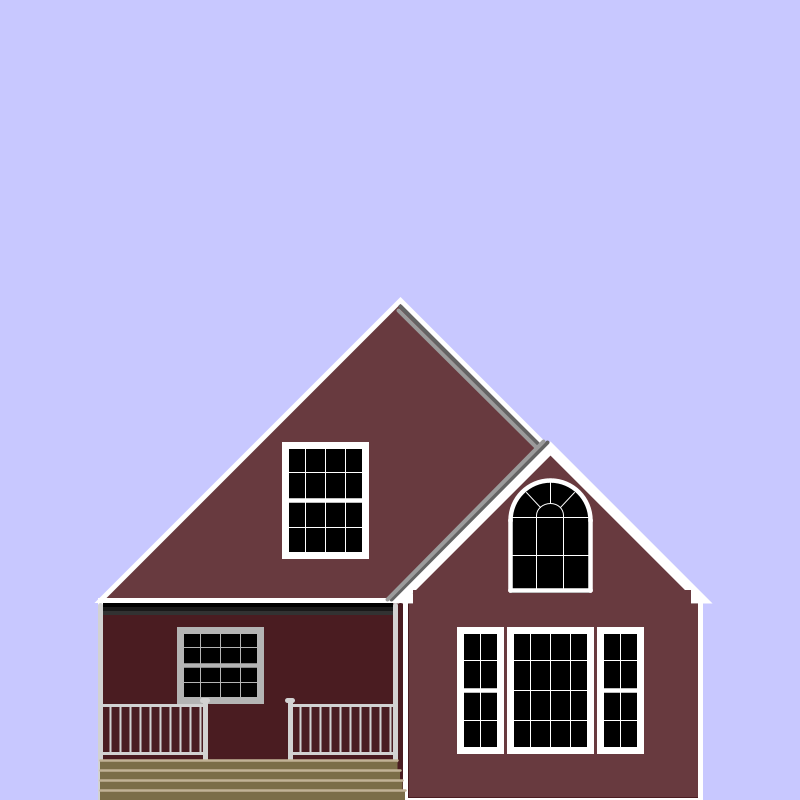
Frame 1 (no input)
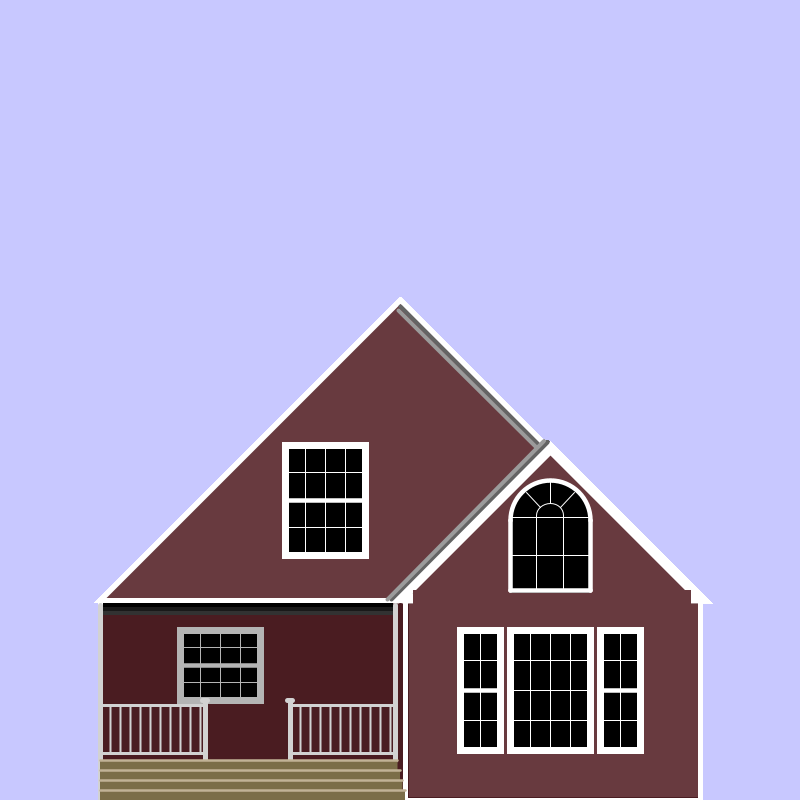
Frame 60 (the mouse pressed at the canvas centre just before this capture)
Frame 120 (the mouse held since frame 60 and released just before this capture): identical to frame 60, image omitted

The Processing sketch that drew these frames (run headless with seeded random() and noise(); from frame 60 on, the mouse is pressed at the canvas centre):

// Processing sketch: home
// ── home.pde
//homebuilding art
//In order to draw the home building simply call the function "homeBuilding(floatX, floatY)"
//insert the float number where the home building left bottom corner should be.

void setup() {
  background(200, 200, 255);
  size(800, 800);
}

void mouseMoved() {
  println(mouseX + " " + mouseY);
}

void draw() {
  homeBuilding(100, 800);
}

void homeBuilding(float homePositionX, float homePositionY) {
  pushMatrix();
  //moving the whole building
  translate(homePositionX, homePositionY);
  
  //start sketching
  fill(74, 28, 33);
  stroke(255);
  strokeWeight(5);
  rect(0, -200, 600, 200);
  fill(104, 58, 63);
  triangle(0, -200, 600, -200, 300, -500);
  strokeWeight(10);
  triangle(300, -202, 600, -202, 450, -352);
  noStroke();
  rect(313, -210, 278, 207);
  rect(590, -196, 8, 193);
  rect(309, -196, 8, 193);
  //
  strokeWeight(7);
  stroke(180, 180, 180);
  fill(0);
  rect(80, -170, 80, 70);
  strokeWeight(4.5);
  line(80, -135, 160, -135);
  strokeWeight(1);
  line(80, -152.5, 160, -152.5);
  line(80, -117.5, 160, -117.5);
  line(120, -170, 120, -100);
  line(100, -170, 100, -100);
  line(140, -170, 140, -100);
  //
  strokeWeight(5);
  stroke(255);
  line(305, -202, 305, 0);
  stroke(74, 28, 33);
  line(300, -195, 300, 0);
  stroke(210, 210, 210);
  fill(210, 210, 210);
  line(295, -195, 295, -40);//flag
  line(190, -100, 190, -40);
  line(187.5, -100, 192.5, -100);
  strokeWeight(3);
  line(190, -95, 295, -95);
  line(190, -47, 295, -47);
  strokeWeight(2);
  for (int i = 0; i < 10; i++) {
    line(200 + i*10, -95, 200 + i*10, -47);
  }
  strokeWeight(5);
  line(105, -100, 105, -40);
  line(102.5, -100, 107.5, -100);
  line(0, -195, 0, 0);
  strokeWeight(3);
  line(0, -95, 105, -95);
  line(0, -47, 105, -47);
  strokeWeight(2);
  for (int i = 0; i < 10; i++) {
    line(10 + i*10, -95, 10 + i*10, -47);
  }
  //
  fill(210, 210, 210);
  stroke(100, 100, 100);
  strokeWeight(4);
  line(291, -201, 447, -358);//roof shadow
  line(300, -494, 440, -353.5);
  stroke(155, 155, 155);
  line(298, -490, 435, -353.5);
  line(287, -201, 443, -359);
  noStroke();
  fill(0);//below shadow
  rect(3, -197, 290, 4);
  fill(25, 25, 25);
  rect(3, -193, 290, 4);
  fill(50, 50, 50);
  rect(3, -189, 290, 4);
  noStroke();
  fill(123, 109, 72);
  rect(0, -10, 305, 10);
  rect(0, -20, 302.5, 10);
  rect(0, -30, 300, 10);
  rect(0, -40, 297.5, 10);
  stroke(193, 178, 150);
  strokeWeight(2.5);
  line(0, -10, 305, -10);
  line(0, -20, 302.5, -20);
  line(0, -30, 300, -30);
  line(0, -40, 297.5, -40);
  //
  stroke(255);
  fill(0);
  strokeWeight(7);
  rect(185, -355, 80, 110);
  strokeWeight(4.5);
  line(185, -300, 265, -300);
  strokeWeight(1);
  line(185, -327.5, 265, -327.5);
  line(185, -272.5, 265, -272.5);
  line(225, -355, 225, -245);
  line(205, -355, 205, -245);
  line(245, -355, 245, -245);
  pushMatrix();
  translate(0, 10);
  //
  strokeWeight(7);
  rect(410, -180, 80, 120);
  strokeWeight(1);
  line(410, -120, 490, -120);
  line(410, -150, 490, -150);
  line(410, -90, 490, -90);
  line(450, -180, 450, -60);
  line(430, -180, 430, -60);
  line(470, -180, 470, -60);
  //
  strokeWeight(7);
  rect(360, -180, 40, 120);
  strokeWeight(4.5);
  line(360, -120, 400, -120);
  strokeWeight(1);
  line(360, -150, 400, -150);
  line(360, -90, 400, -90);
  line(380, -180, 380, -60);
  //
  strokeWeight(7);
  rect(500, -180, 40, 120);
  strokeWeight(4.5);
  line(500, -120, 540, -120);
  strokeWeight(1);
  line(500, -150, 540, -150);
  line(500, -90, 540, -90);
  line(520, -180, 520, -60);
  popMatrix();
  //
  noStroke();
  rect(410, -280, 80, 73);
  strokeWeight(4.5);
  stroke(255);
  arc(450, -280, 80, 80, PI, 2*PI);
  line(410, -280, 410, -210);
  line(490, -280, 490, -210);
  line(410, -210, 490, -210);
  strokeWeight(1);
  arc(450, -285, 27, 24, PI, 2*PI);
  line(436.5, -285, 436.5, -210);
  line(463.5, -285, 463.5, -210);
  line(410, -282.5, 490, -282.5);
  line(410, -245, 490, -245);
  line(450, -320, 450, -297);
  line(426, -308, 440, -293);
  line(474, -308, 460, -293);
  popMatrix();
}
